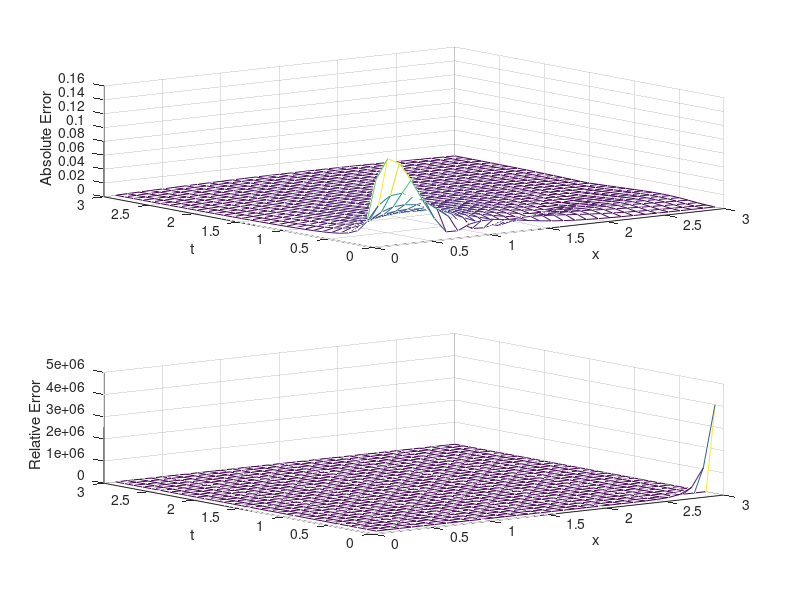

The MATLAB source for this figure:
% coding: utf-8
% description: 计算后向差分法求解恒定表面浓度扩散问题的误差
clear;clc;
% 相关参数的初始化
L=10000; T=3; m=100000; n=30;
h=L/m; k=T/n; a=1;
lambda = a * a * k / (h * h);
l=zeros(m-1,1);
u=zeros(m-1,1);
z=zeros(m-1,1);
w=zeros(m-1,1);
for i = 1:m - 1
    w(i) = -1;
end

% 初始化用于存储结果数据的向量
x_ = zeros(3 / h, 3 / h);	%记录x值数据
y_ = zeros(3 / h, 3 / h);	%记录t值数据
u_ = zeros(3 / h, 3 / h);	%记录u值数据

% 求解线性方程组
l(1) = 1 + 2 * lambda;
u(1) = -lambda / l(1);
for i = 2:m - 2
    l(i) = 1 + 2 * lambda + lambda * u(i - 1);
    u(i) = -lambda / l(i);
end
l(m - 1) = 1 + 2 * lambda + lambda * u(m - 2);
for i = 1:n 
    t = i * k;
    z(1) = w(1) / l(1);
    for j = 2:m-1
        z(j) = (w(j)+lambda*z(j-1))/l(j);
    end
    w(m-1) = z(m-1);
    for j = m-2:-1:1
        w(j) = z(j)-u(j)*w(j+1);
    end
    
    % 记录计算结果
    for j = 1:3 / h
        x_(i,j) = j*h;
        y_(i,j) = t;
        u_(i,j) = w(j)+1;
    end
end

% 计算解析解数值的矩阵
x=(0.1:0.1:3);
y=(0.1:0.1:3);
[X,Y] = meshgrid(x,y);
Z=erfc(X./(2.*sqrt(Y)));

% 计算绝对误差
Z1 = abs(Z-u_);

% 计算相对误差
Z2 = abs(Z-u_)./Z;

% 作图
subplot(2,1,1),mesh(X,Y,Z1);
xlabel('x');
ylabel('t');
zlabel('Absolute Error');
subplot(2,1,2),mesh(X,Y,Z2);
xlabel('x');
ylabel('t');
zlabel('Relative Error');